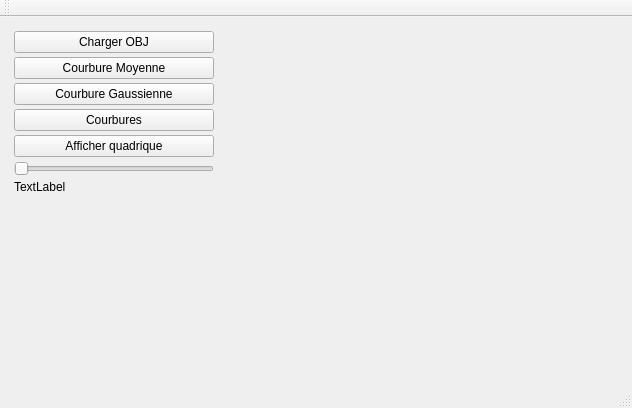
<?xml version="1.0" encoding="UTF-8"?>
<ui version="4.0">
 <class>MainWindow</class>
 <widget class="QMainWindow" name="MainWindow">
  <property name="geometry">
   <rect>
    <x>0</x>
    <y>0</y>
    <width>632</width>
    <height>408</height>
   </rect>
  </property>
  <property name="windowTitle">
   <string>MainWindow</string>
  </property>
  <widget class="QWidget" name="centralWidget">
   <layout class="QHBoxLayout" name="horizontalLayout">
    <item>
     <widget class="QWidget" name="widget_2" native="true">
      <property name="sizePolicy">
       <sizepolicy hsizetype="Maximum" vsizetype="Preferred">
        <horstretch>150</horstretch>
        <verstretch>0</verstretch>
       </sizepolicy>
      </property>
      <property name="minimumSize">
       <size>
        <width>150</width>
        <height>0</height>
       </size>
      </property>
      <layout class="QVBoxLayout" name="verticalLayout">
       <property name="spacing">
        <number>4</number>
       </property>
       <property name="leftMargin">
        <number>3</number>
       </property>
       <property name="topMargin">
        <number>3</number>
       </property>
       <property name="rightMargin">
        <number>3</number>
       </property>
       <property name="bottomMargin">
        <number>3</number>
       </property>
       <item>
        <widget class="QPushButton" name="pushButton_chargement">
         <property name="minimumSize">
          <size>
           <width>200</width>
           <height>0</height>
          </size>
         </property>
         <property name="text">
          <string>Charger OBJ</string>
         </property>
        </widget>
       </item>
       <item>
        <widget class="QPushButton" name="pushButton_H">
         <property name="text">
          <string>Courbure Moyenne</string>
         </property>
        </widget>
       </item>
       <item>
        <widget class="QPushButton" name="pushButton_K">
         <property name="text">
          <string>Courbure Gaussienne</string>
         </property>
        </widget>
       </item>
       <item>
        <widget class="QPushButton" name="pushButton_courbures">
         <property name="text">
          <string>Courbures</string>
         </property>
        </widget>
       </item>
       <item>
        <widget class="QPushButton" name="pushButton">
         <property name="text">
          <string>Afficher quadrique</string>
         </property>
        </widget>
       </item>
       <item>
        <widget class="QSlider" name="horizontalSlider">
         <property name="maximum">
          <number>1500</number>
         </property>
         <property name="orientation">
          <enum>Qt::Horizontal</enum>
         </property>
        </widget>
       </item>
       <item>
        <widget class="QLabel" name="label">
         <property name="text">
          <string>TextLabel</string>
         </property>
        </widget>
       </item>
       <item>
        <spacer name="verticalSpacer">
         <property name="orientation">
          <enum>Qt::Vertical</enum>
         </property>
         <property name="sizeHint" stdset="0">
          <size>
           <width>20</width>
           <height>40</height>
          </size>
         </property>
        </spacer>
       </item>
      </layout>
     </widget>
    </item>
    <item>
     <widget class="MeshViewerWidget" name="displayWidget" native="true"/>
    </item>
   </layout>
  </widget>
  <widget class="QMenuBar" name="menuBar">
   <property name="geometry">
    <rect>
     <x>0</x>
     <y>0</y>
     <width>632</width>
     <height>22</height>
    </rect>
   </property>
  </widget>
  <widget class="QToolBar" name="mainToolBar">
   <attribute name="toolBarArea">
    <enum>TopToolBarArea</enum>
   </attribute>
   <attribute name="toolBarBreak">
    <bool>false</bool>
   </attribute>
  </widget>
  <widget class="QStatusBar" name="statusBar"/>
 </widget>
 <layoutdefault spacing="6" margin="11"/>
 <customwidgets>
  <customwidget>
   <class>MeshViewerWidget</class>
   <extends>QWidget</extends>
   <header location="global">meshviewerwidget.h</header>
   <container>1</container>
  </customwidget>
 </customwidgets>
 <resources/>
 <connections>
  <connection>
   <sender>horizontalSlider</sender>
   <signal>sliderMoved(int)</signal>
   <receiver>label</receiver>
   <slot>setNum(int)</slot>
   <hints>
    <hint type="sourcelabel">
     <x>40</x>
     <y>199</y>
    </hint>
    <hint type="destinationlabel">
     <x>31</x>
     <y>218</y>
    </hint>
   </hints>
  </connection>
 </connections>
</ui>
